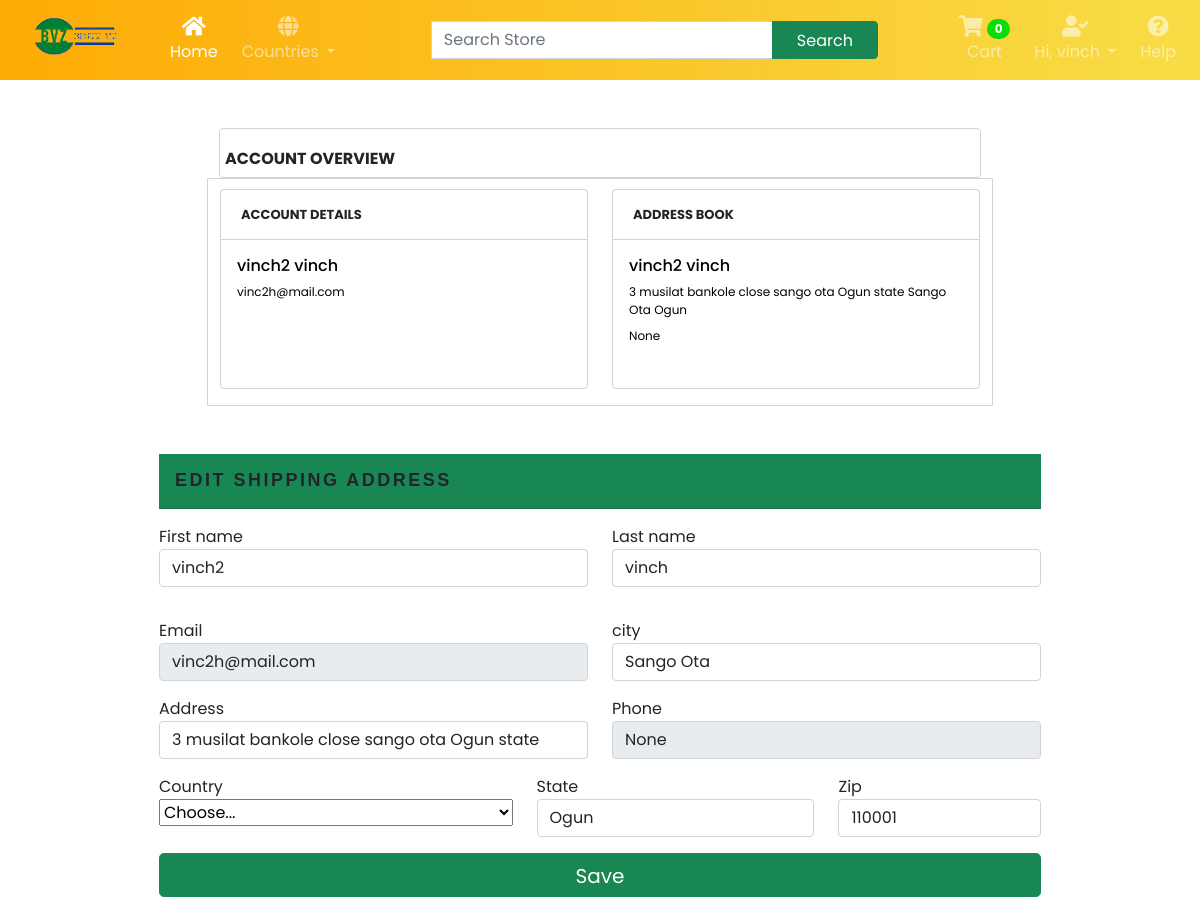
The page /account/ (signed in) on the database its author committed.
### account/models.py (models this page shows)
class NewUser(AbstractBaseUser, PermissionsMixin):
    STATUS = (
        ('M', 'M'),
        ('F', 'F'),
    )
    email = models.EmailField(_("Email Adress"), unique=True)
    first_name = models.CharField(max_length=150)
    last_name = models.CharField(max_length=150)
    middle_name = models.CharField(max_length=150)
    gender = models.CharField(max_length=10, choices=STATUS, null=True)
    phone_number = models.CharField(max_length=17, blank=True, null=True)
    joined_date = models.DateTimeField(default=timezone.now)
    is_staff = models.BooleanField(default = False)
    is_active = models.BooleanField(default=False)
    objects = CustomAccountManager()
    USERNAME_FIELD = "email"
    REQUIRED_FIELDS = ['first_name', 'last_name', 'middle_name', 'gender']
    def __str__(self):
        return self.last_name

### store/models.py (models this page shows, shortened)
class ShippingAddress(models.Model):
    customer = models.ForeignKey(Customer, on_delete=models.SET_NULL, null=True)
    order = models.ForeignKey(Order, on_delete=models.SET_NULL, null=True)
    first_name = models.CharField(max_length=150, null=True)
    last_name = models.CharField(max_length=150, null=True)
    address = models.CharField(max_length=200, null=False)
    city = models.CharField(max_length=200, null=False)
    state = models.CharField(max_length=200, null=False)
    country = models.CharField(max_length=200, null=True)
    zipcode = models.CharField(max_length=200, null=False)
    date_added = models.DateTimeField(auto_now_add=True)

### account/views.py (the view)
# urls.py: path("account/", views.my_account, name="my_account"),
def my_account(request):
    customer = request.user.customer
    try:
        shipping = ShippingAddress.objects.get(customer=customer)
    except:
        shipping = {}
    update_shipping_address(request, shipping)
    account = NewUser.objects.get(id = request.user.id)
    return render(request, "account/my_account.html",{"account": account, "shipping": shipping})

### account/context_processors.py (called while the page is built)
def users(request):
    if request.user.is_authenticated:
        username = NewUser.objects.get(last_name=request.user)
        last_name = username.last_name
    else:
        last_name = "Account"
        pass
    return {'last_name': last_name}

### account/views.py (called while the page is built)
def update_shipping_address(request, shipping):
    if request.method == "POST":
        firstname = request.POST.get("firstname")
        lastname = request.POST.get("lastname")
        city = request.POST.get("city")
        address = request.POST.get('address')
        country = request.POST.get("country")
        state = request.POST.get("state")
        zipcode = request.POST.get("zip")
        shipping.first_name = firstname
        shipping.last_name = lastname
        shipping.city = city
        shipping.address = address
        shipping.country = country
        shipping.state = state
        shipping.zipcode = zipcode
        shipping.save()

### store/context_processors.py (called while the page is built, shortened)
def total_cart_items(request):
    if request.user.is_authenticated:
        customer = request.user.customer
        order, created = Order.objects.get_or_create(customer=customer, complete=False)
        items = order.orderitem_set.all()
        if order:
            orderitems = OrderItem.objects.filter(order=order)
            qty = sum([item.quantity for item in orderitems])
            cart_total = sum([item.get_total for item in orderitems])
        else:
            qty = 0
            cart_total = 0
    return {'qty': qty, 'cart_total': cart_total, 'items': items}

### templates/account/my_account.html (shortened to what this page needs)
{% extends 'main.html' %}
{% load static %}
{% block content %}
<div class="d-flex justify-content-center w-100 h-100 my-5">
    <div class="w-80 my-5`">
        <h3 style="font-size: 16px; border: 1px solid lightgrey; border-radius: 4px 4px; margin-bottom: 0; height: 50px; padding-top: 20px; padding-left:5px"><b>ACCOUNT OVERVIEW</b></h3>
        <div class="row w-90" style=" border: 1px solid lightgrey; padding-top: 10px;">
            <div class="col-md-6">
                <div class="card mb-3" style="width: 23rem; height: 200px; border: 1px solid lightgrey">
                    <div style="font-size: 13px; font-weight: bold; padding-left:20px; padding-top: 15px; border-bottom: 1px solid lightgrey; height: 50px;">ACCOUNT DETAILS </div>
                    <div class="card-body text-primary">
                        <h6 class="card-title" style="color: black">{{account.first_name}} {{account.last_name}}</h6>
                        <p class="card-text my-2" style="font-size: 12px; color: black;">{{account.email}}                                                                </p>
                    </div>
                </div>
            </div>
            <div class="col-md-6">
                <div class="card  mb-3" style="width: 23rem; height: 200px; border: 1px solid lightgrey">
                    <div style="font-size: 13px; font-weight: bold; padding-left:20px; padding-top: 15px; border-bottom: 1px solid lightgrey; height: 50px;">ADDRESS BOOK</div>
                    <div class="card-body text-primary">
                        <h6 class="card-title" style="color: black">{{shipping.first_name}} {{shipping.last_name}}</h6>
                        <p class="card-text my-2" style="font-size: 12px; color: black;">{{shipping.address}} {{shipping.city}} {{shipping.state}}</p>
                        <p class="card-text my-2" style="font-size: 12px; color: black;">{{account.phone_number}}</p>
                    </div>
                </div>
            </div>
        </div>
    </div>
</div>
<div class="d-flex justify-content-center w-100 my-3">
    <form action="" method="post">
        <div class="card-header py-3 bg-success">
            <h5 class="mb-0 text-font text-uppercase">Edit Shipping Address</h5>
        </div>
        <div class="row my-3">
          <div class="col-md-6 mb-3">
            <label for="firstName">First name</label>
            <input type="text" class="form-control" id="firstName" placeholder="" name="firstname" value="{{shipping.first_name}}" required>
          </div>
          <div class="col-md-6 mb-3">
            <label for="lastName">Last name</label>
            <input type="text" class="form-control" id="lastName" placeholder="" name="lastname" value="{{shipping.last_name}}" required>
          </div>
        </div>
        <div class="row">
            <div class="col-md-6 mb-3">
                <label for="email">Email</label>
                <input type="email" class="form-control" id="email" placeholder="you@example.com" name="email" value="{{account.email}}" disabled>
              </div>
            <div class="col-md-6 mb-3">
              <label for="lastName">city</label>
              <input type="text" class="form-control" id="lastName" placeholder="" name="city" value="{{shipping.city}}" required>
            </div>
        </div>
        <div class="row">
            <div class="col-md-6 mb-3">
                <label for="address">Address</label>
                <input type="text" class="form-control" id="address" placeholder="1234 Main St" name="address" value="{{shipping.address}}" required>
            </div>
            <div class="col-md-6 mb-3">
                <label for="registerRepeatPassword">Phone</label>
                <input type="tel" name="phone" id="registerRepeatPassword" value="{{account.phone_number}}" class="form-control" disabled />
            </div>
        </div>
        <div class="row">
          <div class="col-md-5 mb-3">
            <label for="country">Country</label>
            <select class="custom-select d-block w-100" id="country" name="country" required>
                <option value="">Choose...</option>
            </select>
          </div>
          <div class="col-md-4 mb-3">
            <label for="state">State</label>
            <input type="text" id="form11Example5" name="state" value="{{shipping.state}}" class="form-control" required>
          </div>
          <div class="col-md-3 mb-3">
            <label for="zip">Zip</label>
            <input type="text" class="form-control" id="zip" placeholder="" name="zip" value="{{shipping.zipcode}}" required>
          </div>
        </div>
        <button class="btn btn-success btn-lg btn-block w-100" type="submit">Save</button>
    </form>
{% endblock content%}

### templates/main.html (shortened to what this page needs)
{% load static %}
{% load humanize %}
<!DOCTYPE html>
<html lang="en">
<head>
    <link href="https://cdn.jsdelivr.net/npm/bootstrap@5.0.2/dist/css/bootstrap.min.css" rel="stylesheet">
    <link rel="stylesheet" href="https://cdnjs.cloudflare.com/ajax/libs/OwlCarousel2/2.3.4/assets/owl.carousel.min.css">
    <link rel="stylesheet" href="https://cdnjs.cloudflare.com/ajax/libs/OwlCarousel2/2.3.4/assets/owl.theme.default.min.css" />
    <link href="https://cdnjs.cloudflare.com/ajax/libs/font-awesome/5.15.4/css/all.min.css" rel="stylesheet">
    <link rel="stylesheet" href="{% static 'styles/main.css' %}">
    <link rel="stylesheet" href="{% static 'styles/store/store.css' %}">
    <link rel="stylesheet" href="{% static 'styles/store/cart.css' %}">
    <link rel="stylesheet" href="{% static 'styles/store/checkout.css' %}">
    <link rel="stylesheet" href="{% static 'styles/store/productview.css' %}">
</head>
<body>
<nav class="navbar navbar-expand-lg navbar-dark gradient-custom">
    <div class="container-fluid">
      <a class="navbar-brand" href="#"><img id="logoimg" src="{% static 'images/logo.png' %}" alt=""></a>
      <div class="collapse navbar-collapse" id="navbarSupportedContent">
        <ul class="navbar-nav me-auto d-flex flex-row mt-3 mt-lg-0">
          <li class="nav-item text-center mx-2 mx-lg-1">
            <a class="nav-link active" aria-current="page" href="{% url 'store' %}">
              <div>
                <i class="fas fa-home fa-lg mb-1"></i>
              </div>
              Home
            </a>
          </li>
          <li class="nav-item dropdown text-center mx-2 mx-lg-1">
            <a class="nav-link dropdown-toggle" href="#" id="navbarDropdown" role="button" data-bs-toggle="dropdown" aria-haspopup="true" aria-expanded="false">
              <div>
                <i id='icon' class="fas fa-globe fa-lg mb-1"></i>
              </div>
              Countries
            </a>
          </li>
        </ul>
        <form class="d-flex input-group w-auto ms-lg-3 my-3 my-lg-0">
            <input type="search" class="form-control" placeholder="Search Store" aria-label="Search" />
            <button class="btn btn-outline-white btn-success" type="button" data-mdb-ripple-color="dark">
              Search
            </button>
          </form>
        <ul class="navbar-nav ms-auto d-flex flex-row mt-3 mt-lg-0">
          <li class="nav-item text-center mx-2 mx-lg-1">
            <a class="nav-link" href="{% url 'cart' %}">
              <div>
                <i id='icon' class="fa fa-shopping-cart fa-lg mb-1"></i>
                <span class="badge rounded-pill badge-notification cart-qty" id="badge">{{qty}}</span>
              </div>
              Cart
            </a>
          </li>
          {% if user.is_authenticated %}
            <li class="nav-item dropdown text-center mx-2 mx-lg-1">
              <a class="nav-link dropdown-toggle" href="#" id="navbarDropdown" role="button" data-bs-toggle="dropdown" aria-expanded="false">
                <div>
                  <i id='icon' class="fa fa-user-check fa-lg mb-1"></i>
                 </div>
                 Hi, {{last_name}}
              </a>
            </li>
          {% endif %}
          <li class="nav-item text-center mx-2 mx-lg-1">
            <a class="nav-link" href="{% url 'cart' %}">
              <div>
                <i id='icon' class="fa fa-question-circle fa-lg mb-1"></i>
              </div>
              Help
            </a>
          </li>
        </ul>
      </div>
    </div>
</nav>
    <div class="w-100 ">
      {% block content %}{% endblock content %}
</body>
</html>

### static/styles/main.css (style rules this page uses)
.btn { padding: .45rem 1.5rem .35rem; }
#logoimg { width: 130px; height: 50px; }
#badge { background: #0add08; }
.gradient-custom { background: orange; background: -webkit-linear-gradient(to right, rgb(254, 171, 5), rgb(248, 221, 71)); background: linear-gradient(to right, rgb(254, 171, 5), rgb(248, 221, 71)) }
::placeholder { color: white; opacity: 1; }

### static/styles/store/store.css (style rules this page uses)
* { font-family: 'Poppins', sans-serif; }

### static/styles/store/checkout.css (style rules this page uses)
.text-font { font-family: futura-pt,Tahoma,Geneva,Verdana,Arial,sans-serif; font-weight: 700; letter-spacing: .156rem; font-size: 1.125rem; }

### static/styles/store/productview.css (style rules this page uses)
.card-title { margin-bottom: 0; }

### rows shown on the page
NewUser: last_name "vinch", first_name "vinch2", email "vinc2h@mail.com", phone_number "None", phone "None"
ShippingAddress: first_name "vinch2", last_name "vinch", address "3 musilat bankole close sango ota Ogun state", city "Sango Ota", state "Ogun", firstname "vinch2", lastname "vinch", zip "110001"

### other values the page prints
{{ qty }} "0"
